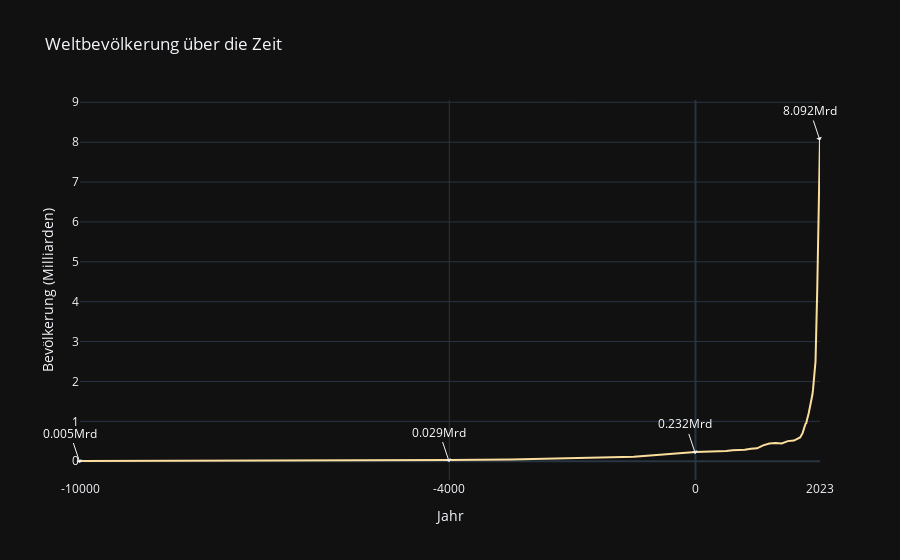

Notebook cell for this chart:
### Code cell
# Umrechnung in Milliarden
weltbevoelkerung['population_billions'] = weltbevoelkerung['population'] / 1_000_000_000

# Erstellen des Plotly-Diagramms mit dunklem Theme
fig = px.line(weltbevoelkerung, 
              x='years', 
              y='population_billions',
              title='Weltbevölkerung über die Zeit',
              template='plotly_dark',
              color_discrete_sequence=px.colors.sequential.Sunsetdark)

# Anpassen der Achsenbeschriftungen und Layout
fig.update_layout(
    xaxis_title="Jahr",
    yaxis_title="Bevölkerung (Milliarden)",
    xaxis=dict(
        range=[-10000, 2023],
        tickvals=[-10000, -4000, 0, 2023],  # Spezifische Jahre auf der x-Achse
        ticktext=['-10000', '-4000', '0', '2023']  # Labels für diese Jahre
    )
)

# Füge Annotationen für die spezifischen Jahre hinzu
for year in [-10000, -4000, 0, 2023]:
    year_data = weltbevoelkerung[weltbevoelkerung['years'] == year]
    if not year_data.empty:
        pop_value = year_data.iloc[0]['population_billions']
        fig.add_annotation(
            x=year,
            y=pop_value,
            text=f"{pop_value:.3f}Mrd",
            showarrow=True,
            arrowhead=1,
            yshift=-2,
            font=dict(color='white')
        )

# Anzeigen des Diagramms
fig.show()

### Figure 1 — Plotly figure (JSON) as saved in the notebook; plotly's stock layout.template omitted (floating-point values rounded to 4 significant figures)
{"data": [{"hovertemplate": "years=%{x}<br>population_billions=%{y}<extra></extra>", "legendgroup": "", "line": {"color": "rgb(252, 222, 156)", "dash": "solid"}, "marker": {"symbol": "circle"}, "mode": "lines", "name": "", "orientation": "v", "showlegend": false, "type": "scatter", "x": [-10000, -9000, -8000, -7000, -6000, -5000, -4000, -3000, -2000, -1000, 0, 100, 200, 300, 400, 500, 600, 700, 800, 900, 1000, 1100, 1200, 1300, 1400, 1500, 1600, 1700, 1710, 1720, 1730, 1740, 1750, 1760, 1770, 1780, 1790, 1800, 1810, 1820, 1830, 1840, 1850, 1860, 1870, 1880, 1890, 1900, 1910, 1920, 1930, 1940, 1950, 1951, 1952, 1953, 1954, 1955, 1956, 1957, 1958, 1959, 1960, 1961, 1962, 1963, 1964, 1965, 1966, 1967, 1968, 1969, 1970, 1971, 1972, 1973, 1974, 1975, 1976, 1977, 1978, 1979, 1980, 1981, 1982, 1983, 1984, 1985, 1986, 1987, 1988, 1989, 1990, 1991, 1992, 1993, 1994, 1995, 1996, 1997, 1998, 1999, 2000, 2001, 2002, 2003, 2004, 2005, 2006, 2007, 2008, 2009, 2010, 2011, 2012, 2013, 2014, 2015, 2016, 2017, 2018, 2019, 2020, 2021, 2022, 2023], "xaxis": "x", "y": [0.004501, 0.005687, 0.007315, 0.009652, 0.01328, 0.01916, 0.02886, 0.04458, 0.07269, 0.1105, 0.2323, 0.2371, 0.2408, 0.2277, 0.2417, 0.2534, 0.2716, 0.2783, 0.2859, 0.3111, 0.3235, 0.3979, 0.4447, 0.4562, 0.4423, 0.5031, 0.5161, 0.5955, 0.618, 0.6482, 0.6709, 0.7022, 0.7533, 0.7883, 0.828, 0.9009, 0.9423, 0.9549, 1.029, 1.066, 1.148, 1.21, 1.287, 1.346, 1.347, 1.428, 1.548, 1.671, 1.8, 1.928, 2.106, 2.328, 2.493, 2.537, 2.584, 2.634, 2.686, 2.74, 2.795, 2.853, 2.911, 2.966, 3.015, 3.065, 3.123, 3.193, 3.264, 3.335, 3.404, 3.473, 3.545, 3.619, 3.695, 3.77, 3.845, 3.921, 3.996, 4.071, 4.144, 4.218, 4.292, 4.369, 4.448, 4.529, 4.613, 4.697, 4.782, 4.869, 4.958, 5.05, 5.142, 5.234, 5.328, 5.419, 5.506, 5.592, 5.676, 5.759, 5.842, 5.925, 6.007, 6.089, 6.172, 6.255, 6.338, 6.42, 6.503, 6.587, 6.671, 6.757, 6.844, 6.933, 7.022, 7.111, 7.201, 7.292, 7.382, 7.47, 7.559, 7.646, 7.73, 7.811, 7.887, 7.954, 8.021, 8.092], "yaxis": "y"}], "layout": {"annotations": [{"arrowhead": 1, "font": {"color": "white"}, "showarrow": true, "text": "0.005Mrd", "x": -10000, "y": 0.004501, "yshift": -2}, {"arrowhead": 1, "font": {"color": "white"}, "showarrow": true, "text": "0.029Mrd", "x": -4000, "y": 0.02886, "yshift": -2}, {"arrowhead": 1, "font": {"color": "white"}, "showarrow": true, "text": "0.232Mrd", "x": 0, "y": 0.2323, "yshift": -2}, {"arrowhead": 1, "font": {"color": "white"}, "showarrow": true, "text": "8.092Mrd", "x": 2023, "y": 8.092, "yshift": -2}], "legend": {"tracegroupgap": 0}, "title": {"text": "Weltbevölkerung über die Zeit"}, "xaxis": {"anchor": "y", "domain": [0, 1], "range": [-10000, 2023], "ticktext": ["-10000", "-4000", "0", "2023"], "tickvals": [-10000, -4000, 0, 2023], "title": {"text": "Jahr"}}, "yaxis": {"anchor": "x", "domain": [0, 1], "title": {"text": "Bevölkerung (Milliarden)"}}}}
